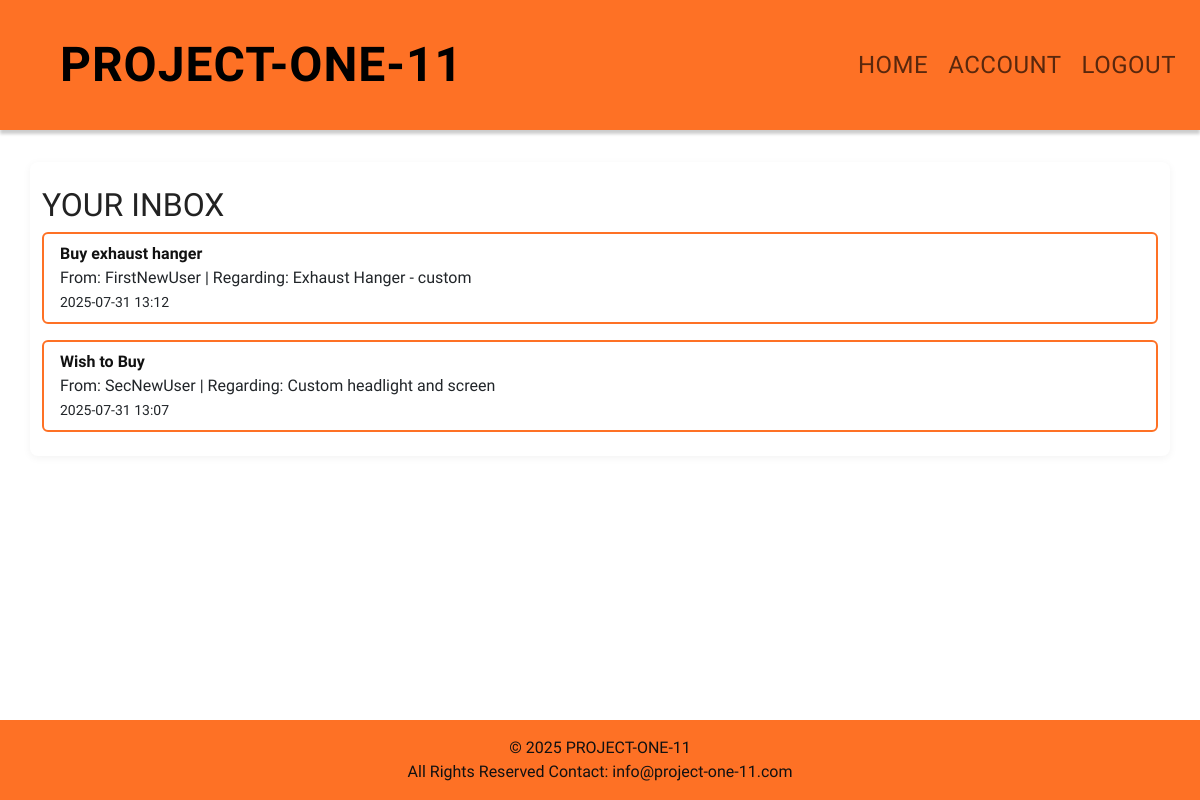
The page /marketplace/inbox/ (signed in) on the database its author committed.
### marketplace/models.py (models this page shows, shortened)
class Message(models.Model):
    sender = models.ForeignKey(settings.AUTH_USER_MODEL, related_name='sent_messages', on_delete=models.CASCADE)
    recipient = models.ForeignKey(settings.AUTH_USER_MODEL, related_name='received_messages', on_delete=models.CASCADE)
    item = models.ForeignKey('Item', null=True, blank=True, on_delete=models.CASCADE)
    subject = models.CharField(max_length=255)
    body = models.TextField()
    timestamp = models.DateTimeField(auto_now_add=True)
    is_read = models.BooleanField(default=False)

class Item(models.Model):
    CATEGORY_CHOICES = [
        ('engine', 'Engine'),
        ('body', 'Body'),
        ('electrical', 'Electrical'),
        ('other', 'Other'),
    ]
    make = models.CharField(max_length=50, blank=True, null=True)
    year = models.CharField(max_length=10, blank=True, null=True)
    model_name = models.CharField(max_length=50, blank=True, null=True)
    model_designation = models.CharField(max_length=50, blank=True, null=True)
    category = models.CharField(max_length=20, choices=CATEGORY_CHOICES)
    title = models.CharField(max_length=100)
    description = models.TextField()
    price = models.DecimalField(max_digits=10, decimal_places=2)
    owner = models.ForeignKey(settings.AUTH_USER_MODEL, on_delete=models.CASCADE, related_name='items')
    created_at = models.DateTimeField(auto_now_add=True)

### accounts/models.py (models this page shows)
class User(AbstractUser):
    is_buyer = models.BooleanField(default=True, verbose_name='Buyer')
    is_seller = models.BooleanField(default=True, verbose_name='Seller')
    is_business = models.BooleanField(default=False, verbose_name='Business')

### marketplace/views.py (the view)
# urls.py: path('inbox/', views.inbox, name='messages_inbox'),
@login_required
def inbox(request):
    messages = Message.objects.filter(recipient=request.user).order_by('-timestamp')
    return render(request, 'marketplace/inbox.html', {'messages': messages})

### templates/marketplace/inbox.html
{% extends 'base.html' %}
{% block content %}
  <h2>YOUR INBOX</h2>
  {% if messages %}
    <ul class="list-group">
      {% for message in messages %}
        <li class="list-group-item {% if not message.is_read %}list-group-item-info{% endif %}">
          <a href="{% url 'message_detail' message.id %}"><strong>{{ message.subject }}</strong></a>
          <br>
          From: {{ message.sender.username }} | Regarding: {{ message.item.title }}
          <br>
          <small>{{ message.timestamp|date:"Y-m-d H:i" }}</small>
        </li>
      {% endfor %}
    </ul>
  {% else %}
    <p>No messages yet.</p>
  {% endif %}
{% endblock %}

### static/style.css (style rules this page uses)
body { margin: 0; font-family: Arial, sans-serif; background: #fff; color: #222; }
.list-group-item { margin-bottom: 1em !important; border-radius: 6px; }
.list-group-item:last-child { margin-bottom: 0 !important; }
.list-group-item { margin-bottom: 1em !important; border-radius: 6px; border: 2px solid #fe7125 !important; background-color: #ffffff }
body, h1, h2, h3, h4, h5, h6, .navbar, .card-header { font-family: 'Oswald', Arial, sans-serif; }
.list-group-item a { color: #111 !important; text-decoration: none; }

### rows shown on the page
Message: subject "Buy exhaust hanger", sender.username "FirstNewUser", item "Exhaust Hanger - custom", timestamp "2025-07-31 13:12"
Message: subject "Wish to Buy", sender.username "SecNewUser", item "Custom headlight and screen", timestamp "2025-07-31 13:07"

### other values the page prints
{{ now|default:2025 }} "2025"
